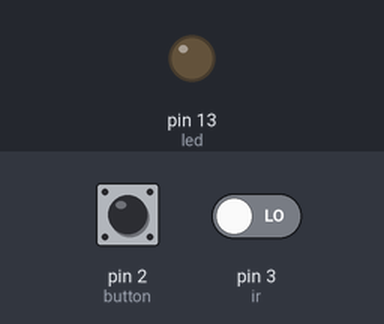
Bench run of a sketch on a simulated Arduino Uno, built with avr-gcc and run on an emulated ATmega328P. Parts: output pins drawn as LEDs (lit = HIGH). Inputs (shaded band) come from the test bench; at power-on: pin 2 (button) HIGH, pin 3 (ir) LOW.

Above: at 1.2 s.
1.3 s: pin 2 (button) pulled LOW for 0.15 s
At 1.37 s:
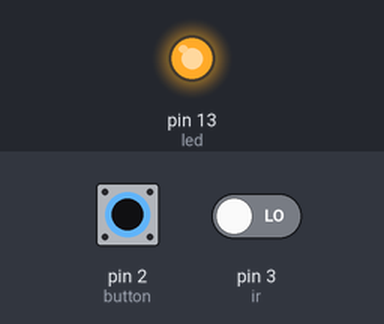
2.9 s: pin 2 (button) pulled LOW for 3.2 s
At 7.4 s:
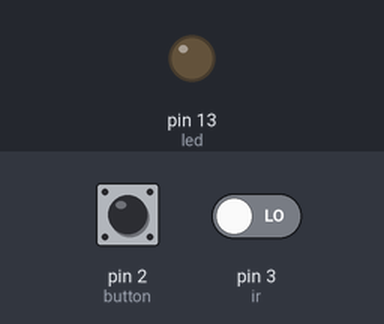
Timing chart, 0 to 8.9 s (numbered marks = the images above; inputs shaded):
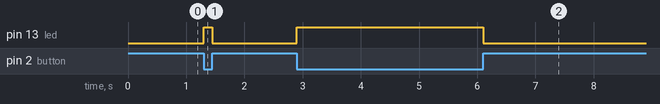

Measured:
- after the input at 1.3 s, pin 13 (led): LOW → HIGH at once, → LOW 0.15 s later
- after the input at 2.9 s, pin 13 (led): LOW → HIGH at once, → LOW 3.2 s later

The sketch:

Task09_Button_AND_IR_Logic.ino
```cpp
int led = 13;
int button = 2;
int ir = 3;

void setup() {
  pinMode(led, OUTPUT);
  pinMode(button, INPUT_PULLUP);
  pinMode(ir, INPUT);
}

void loop() {
  if (digitalRead(button) == LOW && digitalRead(ir) == LOW)
    digitalWrite(led, HIGH);
  else
    digitalWrite(led, LOW);
}
```
